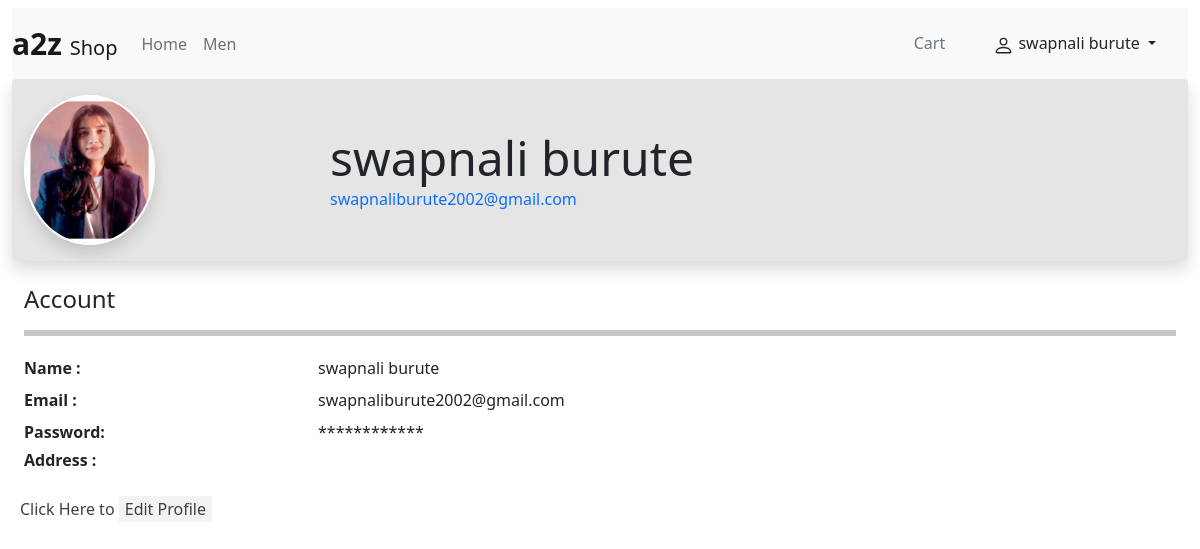
/user-profile/ (signed in), run on the app's committed database.
### item_card/models.py (models this page shows, shortened)
class Customer(models.Model):
    first_name = models.CharField(max_length=30)
    last_name = models.CharField(max_length=30)
    phone_num = models.CharField(max_length=14)
    email     = models.EmailField()
    image  =  models.ImageField(upload_to='customers/' , null=True, default='')
    address = models.CharField(max_length=100,null=True , default='')
    password  = models.CharField(max_length=500)

### item_card/middleware/auth.py (the view)
    def middleware(request):
        print('**'*8)
        request_url = request.META['PATH_INFO']
        if not request.session.get('customer_id'):
            return HttpResponseRedirect(f'/login/?request_url={request_url}')
        response = get_response(request)
        return response

### Eshop/views/userProfile.py (called while the page is built)
    def get(self, request):
        customer_id = request.session.get('customer_id')
        self.customer = Customer.objects.filter(id=customer_id)[0]
        edit_profile = request.GET.get('edit_profile')
        return render(request, 'user_profile.html', {'customer':self.customer,'edit_profile':edit_profile})

### item_card/templatetags/manual_tag.py (called while the page is built)
@register.filter(name='cart_len')
def cart_len(cart):
      if cart != None:
         return len(cart)
      return False

@register.filter(name='name_by_id')
def name_by_id(customer_id):
   costomer = Customer.objects.all().filter(id=customer_id)[0]
   return costomer.first_name +' '+ costomer.last_name

### templates/user_profile.html (shortened to what this page needs)
{% extends 'base.html' %}
{% block content %}
{% load static %}
<div class="container-fluid">
<div class="row bg-black bg-opacity-10 rounded-2 shadow shadow-dark py-3">
<div class="col-lg-3 col-sm-3">
    <img src="
    {% if customer.image %}
    {{customer.image.url}}
    {% else %}
    {% static 'static_image/default.jpeg' %}
    {% endif %}
    " alt="PROFILE IMAGE" class="rounded-circle shadow border border-2 border-white" height="150px">
</div>
<div class="col-lg-9 col-sm-9 my-auto mx-auto row  ">
   <span class="display-5 "><strong> {{customer.first_name}} {{customer.last_name}}</strong></span>
   <span class="text-primary align-items-end ">{{customer.email}}</span>
 </div>
</div>
<BR>
<h4 class="text">Account</h4>
<hr class="border border-3 border-dark ">
{% if not edit_profile %}
<div class="row ">
    <div class="col-lg-3 my-1 ">
    <strong>    Name :</strong>
    </div>
    <div class="col-lg-9 my-1 ">
        {{customer.first_name}} {{customer.last_name}}
    </div>
  <div class="col-lg-3 my-1 ">
 <strong>   Email :</strong>
</div>
<div class="col-lg-9 my-1 ">
    {{customer.email}}
</div>
  <div class="col-lg-3 my-1 ">
    <strong> Password:</strong>
</div>
<div class="col-lg-9 my-1 ">
    ************
</div>
  <div class="col-lg-3">
   <strong>Address :</strong>
</div>
<div class="col-lg-9">
</div>
</div>
</div>
<div class="text-black opacity-75 p-2 mt-3">
    <form method="post">
    Click Here to
    <input type="submit" value="Edit Profile" class="text-decoration-none border border-0">
</form>
</div>
{% endif %}
{% endblock %}

### templates/base.html (shortened to what this page needs)
<!DOCTYPE html>
<html lang="en">
<head>
    <link rel="stylesheet" href="/static/main.css">
</head>
<body class="container-fluid mt-2">
  {% load manual_tag %}
    <nav class="navbar navbar-expand-lg navbar-light bg-light ">
      <a class="navbar-brand" href="/"> <span style="font-size: 30px ;"><b>a2z </b> </span> Shop</a>
      <div class="collapse navbar-collapse" id="navbarSupportedContent">
        <ul class="navbar-nav mr-auto">
          <li class="nav-item active">
            <a class="nav-link" href="/">Home</a>
          </li>
          <li class="nav-item">
            <a class="nav-link" href="/?category_id=5">Men</a>
          </li>
        </ul>
      </div>
      <ul class="d-flex my-auto">
        <li class="d-inline-block mx-lg-3 mx-1 "><a class="nav_anker " href="{% url 'cart_page' %}"> Cart {% if request.session.cart|cart_len %} <span class="badge bg-black">{{request.session.cart | cart_len}}</span> {% endif %} </a> </li>
        {% if not request.session.customer_id %}
        <li class="d-inline-block mx-lg-3 mx-1 "><a class=" nav_anker" href="/login">Log in </a> </li>
        <li class="d-inline-block mx-lg-3 mx-1 "><a class=" nav_anker" href="/signUp">Sign Up </a> </li>
        <li class="d-inline-block mx-lg-3 mx-1 "><a class=" nav_anker" href="/admin">Admin </a> </li>
        {% else %}
        <li class="d-inline-block mx-lg-3 mx-sm-1">
          <div class="dropdown">
            <span class="dropdown-toggle mx-3" type="button" id="dropdownMenuButton1" data-bs-toggle="dropdown" aria-expanded="false">
             {{request.session.customer_id|name_by_id}}
          </span>
        </div>
        </li>
          </ul>
        {% endif %}
    </nav>
    {% block content %}  {% endblock %}
    <br><br><br><br><br>
</body>
</html>

### static/main.css (style rules this page uses)
li a.nav_anker { text-decoration: none; text-align: center; color: #6c757d; font-size: inherit; }

### data on the page
Customer: session.customer_id|name_by_id "swapnali burute", image (picture), first_name "swapnali", last_name "burute", email "swapnaliburute2002@gmail.com"
